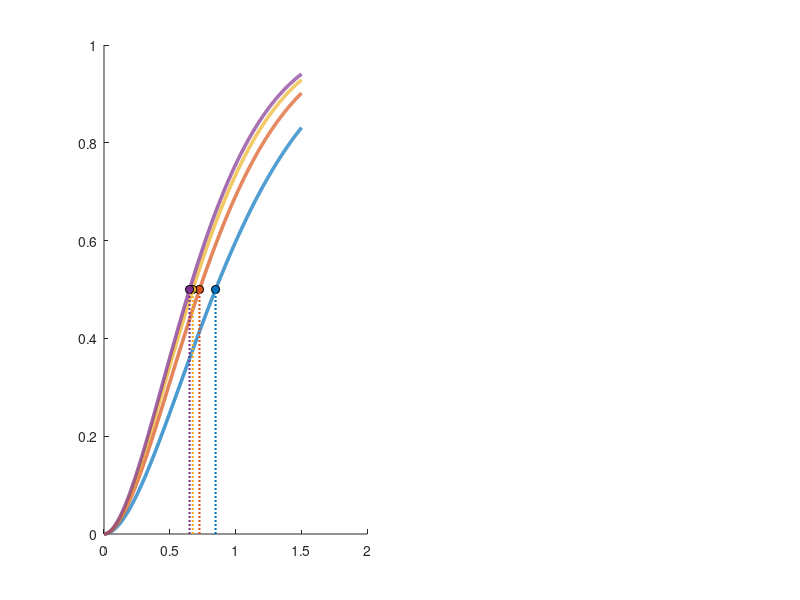

Reproduce this figure in MATLAB. (Note: this script raises an error after producing the figure.)
% Mower_Analysis_J1_J3_Detail.m
clc; clear; close all;

%% 1. DATA ENTRY (From Table I in the Paper)
beta = [0.5, 1.0, 1.5, 2.0]; % Bulk Moduli [GPa]

% Valve-to-Joint 50% Delays [ms]
delay_J1 = [847.4, 725.3, 674.0, 649.7]; 
delay_J3 = [186.3, 168.8, 149.9, 152.4]; 

% Grouping for loop
all_delays = {delay_J1, delay_J3};
titles = {'Joint 1: Swivel Rotation (Worst Case)', 'Joint 3: Boom Lift (Best Case)'};

%% 2. PLOTTING SETUP
figure('Color', 'w', 'Position', [100 200 1000 500]); % 2-Panel Layout

% Distinct Colors for clarity
colors = [0 0.4470 0.7410;   % 0.5 GPa (Blue)
          0.8500 0.3250 0.0980; % 1.0 GPa (Red)
          0.9290 0.6940 0.1250; % 1.5 GPa (Yellow)
          0.4940 0.1840 0.5560]; % 2.0 GPa (Purple)

t = 0:0.001:1.5; % Time vector (0 to 1.5s)

%% 3. GENERATE SUBPLOTS
for j = 1:2
    subplot(1, 2, j);
    hold on;
    
    current_data = all_delays{j};
    
    for i = 1:4
        % Get target delay in seconds
        Td = current_data(i) / 1000;
        
        % --- PHYSICS ENGINE (Visual Reconstruction) ---
        % We use a 2nd-order underdamped system to mimic heavy hydraulic arms.
        % This creates a realistic "S-curve" rather than a straight line.
        zeta = 0.85; % Damping ratio (Hydraulics are strictly damped)
        
        % Solver: Find 'wn' (Natural Freq) so the curve hits 0.5 exactly at Td
        target_func = @(w) (1 - (1/sqrt(1-zeta^2)) * exp(-zeta*w*Td) * sin(w*Td*sqrt(1-zeta^2) + acos(zeta))) - 0.5;
        try
            wn = fzero(target_func, [0.5, 50]);
        catch
            wn = 10; % Fallback
        end
        
        % Generate the Curve
        y = 1 - (1/sqrt(1-zeta^2)) * exp(-zeta*wn*t) .* sin(wn*t*sqrt(1-zeta^2) + acos(zeta));
        
        % Plot the Trajectory Line
        p = plot(t, y, 'LineWidth', 2.5, 'Color', colors(i,:));
        
        % Plot the "50% Marker" (The Proof)
        plot(Td, 0.5, 'o', 'MarkerFaceColor', colors(i,:), 'MarkerEdgeColor', 'k', 'HandleVisibility', 'off');
        
        % Add vertical drop-line to X-axis to emphasize the time difference
        plot([Td Td], [0 0.5], ':', 'Color', colors(i,:), 'LineWidth', 1.5, 'HandleVisibility', 'off');
    end
    
    % --- FORMATTING ---
    yline(0.5, '--k', '50% Threshold', 'LabelHorizontalAlignment', 'left', 'FontSize', 10, 'HandleVisibility', 'off');
    title(titles{j}, 'FontSize', 12, 'FontWeight', 'bold');
    xlabel('Time [s]');
    ylabel('Normalized Position');
    grid on;
    ylim([-0.05 1.1]);
    
    % Zoom X-axis differently for J1 vs J3 because J3 is much faster
    if j == 1
        xlim([0 1.2]); % Joint 1 is slow (up to 0.8s delay)
        legend({'\beta=0.5 (Soft)', '\beta=1.0 (Nominal)', '\beta=1.5 (Stiff)', '\beta=2.0 (Very Stiff)'}, ...
               'Location', 'southeast', 'FontSize', 9);
    else
        xlim([0 0.6]); % Joint 3 is fast (delay around 0.15s)
    end
end

sgtitle('Sensitivity of Actuation Delay to Bulk Modulus', 'FontSize', 14, 'FontWeight', 'bold');
